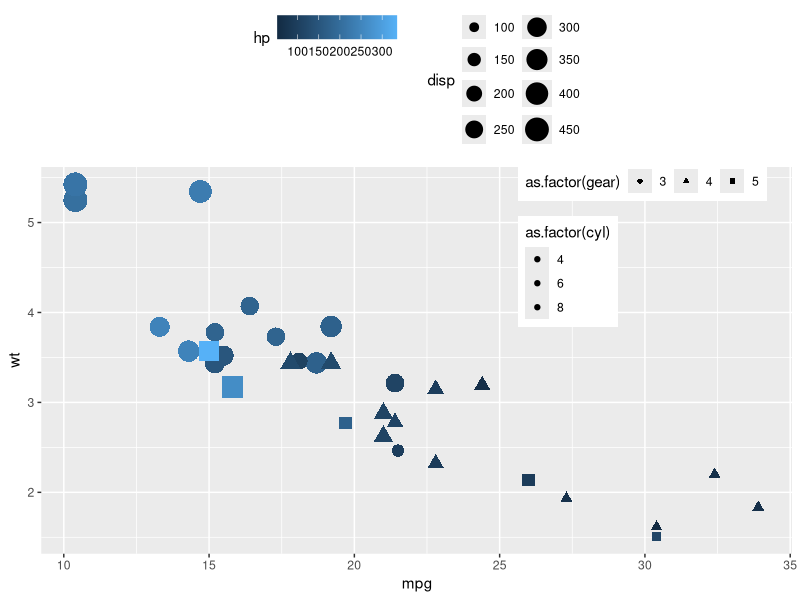
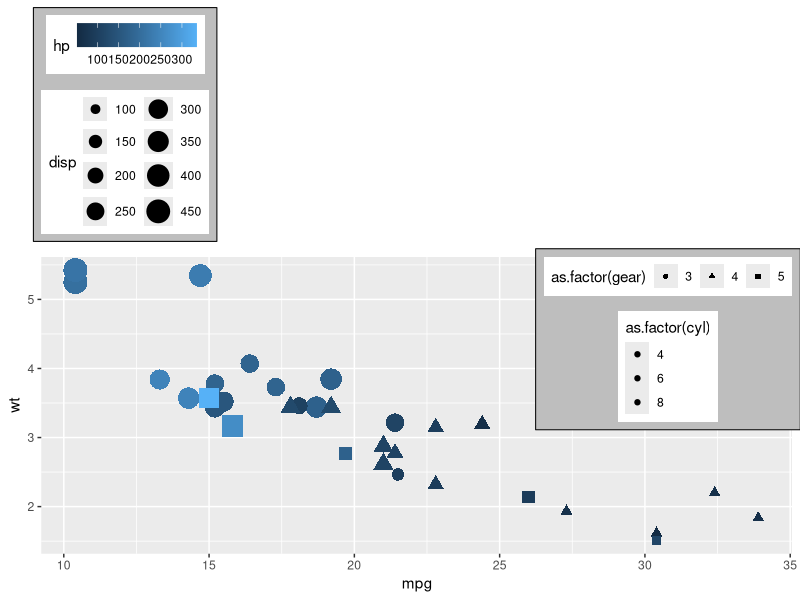
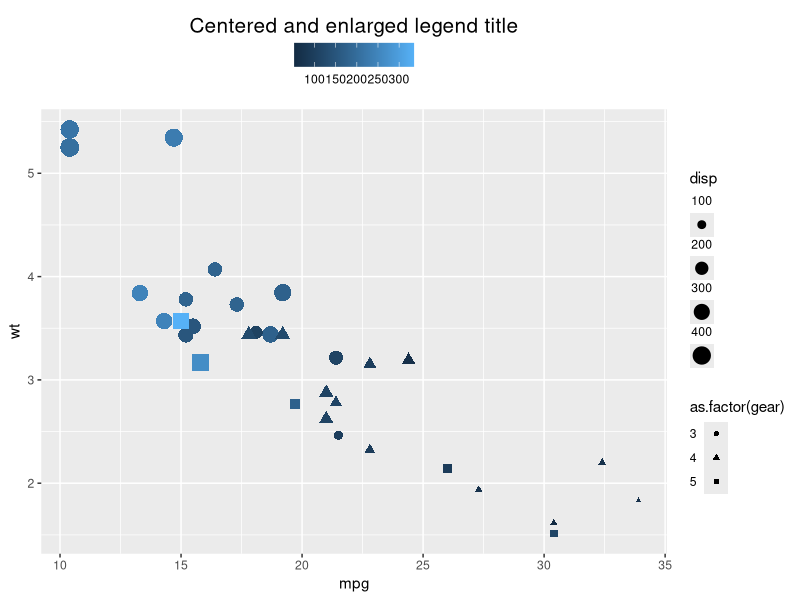
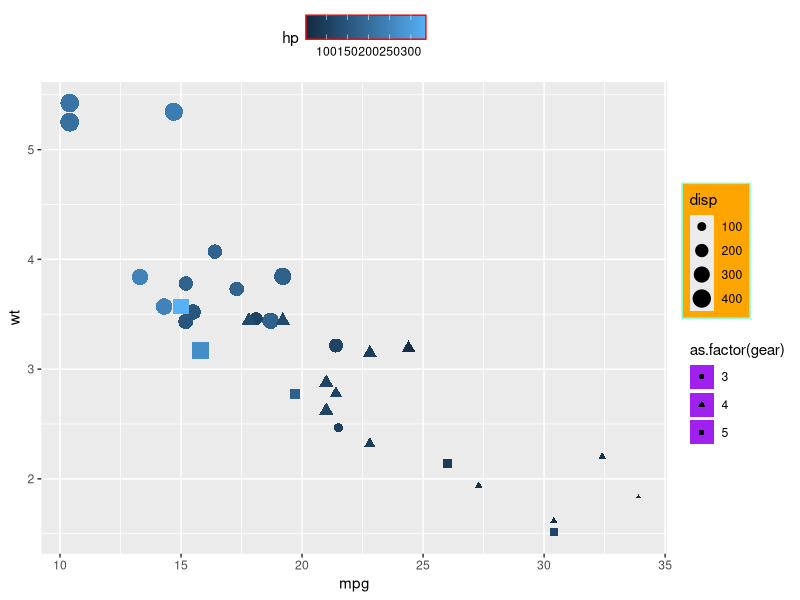

Here is the R script that generated these plots, in order:
## ---- chunk 1
#| output: false
#| echo: false

library(ggplot2)
## ---- chunk 2
#| label: legend_pos
p <- mtcars |> 
  ggplot(aes(x=mpg, y=wt, color=hp, shape=as.factor(gear), size=disp, fill = as.factor(cyl))) +
  geom_point() +
  guides(
    color = guide_colorbar(position = "top", order = 1),
    
    shape = guide_legend(position = "inside", direction = "horizontal"),
    
    size = guide_legend(position = "top", ncol = 2, order = 2),
    
    fill = guide_legend(position = "inside")
  ) + 
  scale_size_binned(range = c(1, 8), n.breaks = 8) +
  theme(legend.position.inside = c(0.8, 0.8))
p
## ---- chunk 3
#| label: legend_just
p  +
  theme(legend.position.inside = NULL,
        legend.justification = "left",
        legend.justification.inside = c("right","top"),
        
        legend.box.background = element_rect(fill="gray"),
        legend.box.margin = unit(2, "mm"),
        legend.box.just = c("center", "bottom"),
        legend.box = c("horizontal", "horizontal", "horizontal", "horizontal", "horizontal")
        )
## ---- chunk 4
#| label: legend_text
mtcars |> 
  ggplot(aes(x=mpg, y=wt, color=hp, shape=as.factor(gear), size=disp)) +
  geom_point() +
  guides(
    color = guide_colorbar(position = "top",
                           theme = theme(legend.title.position = "top",
                                         legend.title = element_text(hjust = .5, size=15))),
    
    shape = guide_legend(theme = theme(legend.text.position = "left")),
    
    size = guide_legend(theme = theme(legend.text.position = "top"))
  ) + 
  labs(color= "Centered and enlarged legend title")
  
## ---- chunk 5
#| label: legend_color
mtcars |> 
  ggplot(aes(x=mpg, y=wt, color=hp, shape=as.factor(gear), size=disp)) +
  geom_point() +
  guides(
    size = guide_legend(theme = theme(legend.background = element_rect(fill="orange", color="aquamarine"))),
    
    shape = guide_legend(theme = theme(legend.key = element_rect(fill = "purple"),
                                       legend.key.spacing.y = unit(1, "mm"))),
    
    color = guide_colorbar(position = "top", 
                           theme = theme(legend.frame = element_rect(color = "red")))
  )
